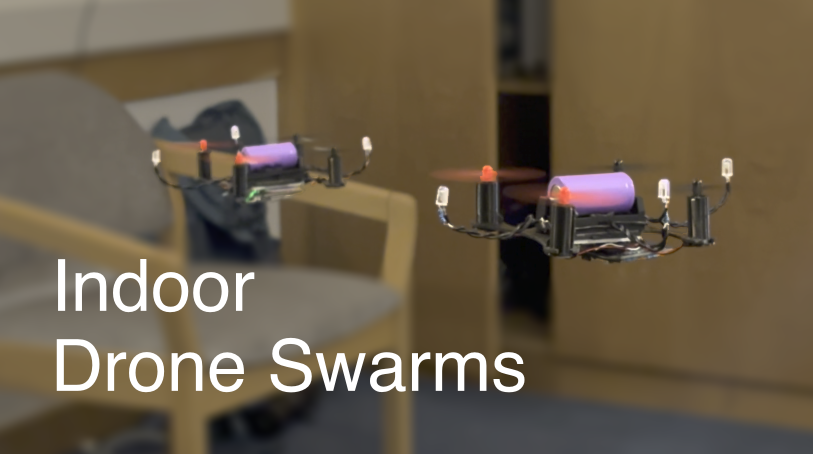
#> input picture adapters/low_cost_mocap/low-cost-mocap/images/thumbnail.png, 1625 x 908 px (shown at 1/2 size)
$ python -i helpers.py   (imports and definitions only)
#> lines starting #> are read from the running program, lines starting #| are printed output that depends on the picture; after the words box and inside, x2 and y2 are one past the last pixel; in counts of white or black regions, pixels touching at a corner belong together
#> further down, picture is the input picture: shape (908, 1625, 3); mean B, G, R 72.1, 91.4, 104.2
### adapters/low_cost_mocap/low-cost-mocap/computer_code/api/Singleton.py
from threading import Lock

class Singleton:
    """
    A non-thread-safe helper class to ease implementing singletons.
    This should be used as a decorator -- not a metaclass -- to the
    class that should be a singleton.

    The decorated class can define one `__init__` function that
    takes only the `self` argument. Also, the decorated class cannot be
    inherited from. Other than that, there are no restrictions that apply
    to the decorated class.

    To get the singleton instance, use the `instance` method. Trying
    to use `__call__` will result in a `TypeError` being raised.

    """

    def __init__(self, decorated):
        self._decorated = decorated
        self._lock = Lock()

    # [11 lines left out: function instance, not called in this run]

    def __call__(self):
        raise TypeError('Singletons must be accessed through `instance()`.')

    def __instancecheck__(self, inst):
        return isinstance(inst, self._decorated)

### adapters/low_cost_mocap/low-cost-mocap/computer_code/api/helpers.py
import numpy as np
from scipy import linalg, optimize, signal
import cv2 as cv
from scipy.spatial.transform import Rotation
import copy
import json
import os
import time
import threading
import numpy as np
import cv2 as cv
from KalmanFilter import KalmanFilter
# Video source: replay the rendered OptiTrack-style clips (no real cameras).
# VideoReplay is a pseyepy-compatible drop-in: exposes .read() returning a
# (frames, timestamps) pair, a .num_cameras attribute and mutable
# .gain / .exposure lists, plus a RES_SMALL tag.  It reads the 6 synchronised
# OV9281 clips and paces them out at source framerate so the pipeline sees a
# live multi-camera stream.
import sys, os
sys.path.insert(0, os.path.join(os.path.dirname(__file__), "..", "..", ".."))
from video_replay import VideoReplay as Camera, default_project_root
from Singleton import Singleton

# Multi-target localisation: one rigid body per drone, told apart by the
# pairwise marker distances in its body spec (see adapters/low_cost_mocap/
# multi_body.py).  Single-body runs keep using the upstream locate_objects().
try:
    from multi_body import (load_body_templates, locate_bodies, BodyTracker,
                            default_rig_path, POSITION_REFERENCES, POSITION_REFERENCE_LABELS)
    _MULTI_OK = True
except Exception as _e:            # pragma: no cover - optional accelerator
    _MULTI_OK = False
    _MULTI_ERR = _e


# --- adapter: pure-OpenCV fallback for the OpenCV-contrib "sfm" module -------
# pip-distributed opencv-python does not ship cv2.sfm (it requires building
# OpenCV from source).  We only need one helper, fundamentalFromProjections,
# used by the live-triangulation epipolar matching.  Closed form:
#     F = skew(e') @ P' @ pinv(P),   e' = P' @ C,  C = nullspace(P)
# (identical to the upstream cv::sfm implementation).  This is used only when
# cv.sfm is unavailable; otherwise the original call is left untouched.
# [14 lines left out: functions _skew, fundamental_from_projections, not called in this run]


if hasattr(cv, "sfm"):
    _fundamental_from_projections = lambda P1, P2: cv.sfm.fundamentalFromProjections(P1, P2)
else:
    _fundamental_from_projections = fundamental_from_projections


# [22 lines left out: function prepare_camera_frame, not called in this run]


def detect_visible_dots(image, threshold=150, min_area=3, max_area=200,
                        centroid_mode="integer"):
    """Visible dots; upstream integer mode or unrounded component centroids.

    Subpixel mode preserves the connected-component centroid's floating-point
    value. It is not a fitted optical spot centre or a truth-derived offset.
    """
#> called with threshold = 150, min_area = 3, max_area = 200, centroid_mode = 'integer'
    if centroid_mode not in ("integer", "subpixel"):
        raise ValueError("centroid_mode must be integer or subpixel")
    gray = image if image.ndim == 2 else cv.cvtColor(image, cv.COLOR_BGR2GRAY)
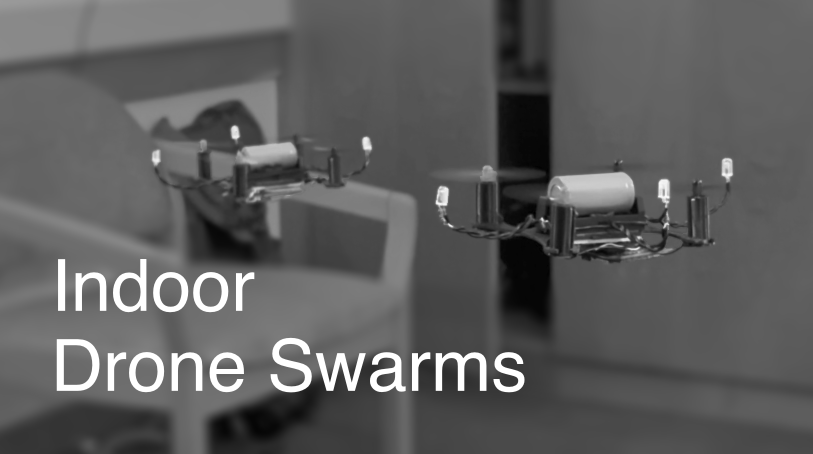
#> gray: shape (908, 1625) (shown at 1/2 size); min 0, max 255, mean 93.1
    _, mask = cv.threshold(gray, threshold, 255, cv.THRESH_BINARY)
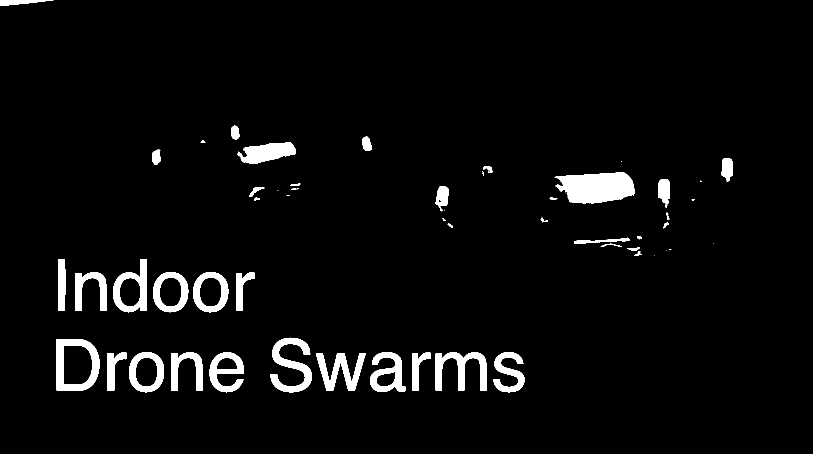
#> mask: shape (908, 1625) (shown at 1/2 size); 4.1% white; 55 white regions (12 under 20 px), largest, box (x1, y1, x2, y2) and area: (1109, 344, 1269, 407) 7559, (113, 678, 199, 782) 4114, (541, 675, 624, 785) 3782
    count, _, stats, centers = cv.connectedComponentsWithStats(mask, 8)
#> count = 56; stats = 56 rows, first 6: [0, 0, 1625, 908, 1414568], [0, 0, 107, 12, 720], [462, 251, 17, 28, 375], [724, 273, 20, 29, 419], [401, 281, 10, 5, 29], [475, 285, 117, 43, 3193]; centers = 56 pairs, first value 37.49 to 1454, second value 3.72 to 746
    selected = [i for i in range(1, count)
                if min_area <= stats[i, cv.CC_STAT_AREA] <= max_area]
#> selected = [4, 9, 11, 14, 15, 18, 20, 21, 22, 23, 25, 26, 27, 28, 29, 30, 32, 34, 35, 37]
    if centroid_mode == "subpixel":
        return centers[selected].tolist()
    return [[int(centers[i, 0]), int(centers[i, 1])] for i in selected]


# [6 lines left out: function _intrinsic_for_pose, not called in this run]


def _projection_for_pose(pose, camera_index):
    return _intrinsic_for_pose(pose, camera_index) @ np.c_[pose["R"], pose["t"]]


def _valid_image_point(point):
    return len(point) == 2 and all(x is not None and np.isfinite(x) for x in point)


@Singleton
class Cameras:
    # [63 lines left out: function __init__, not called in this run]

    def set_socketio(self, socketio):
        self.socketio = socketio

    def set_ser(self, ser):
        self.ser = ser

    def set_serialLock(self, serialLock):
        self.serialLock = serialLock

    # [46 lines left out: function set_num_objects, not called in this run]

    def edit_settings(self, exposure, gain):
        self.cameras.exposure = [exposure] * self.num_cameras
        self.cameras.gain = [gain] * self.num_cameras

    # [235 lines left out: functions _camera_read, _tracking_payload, get_frames, get_jpeg, _capture_mosaic, _find_dot, not called in this run]

    def start_capturing_points(self):
        self.is_capturing_points = True

    def stop_capturing_points(self):
        self.is_capturing_points = False

    # [20 lines left out: functions start_trangulating_points, stop_trangulating_points, not called in this run]

    def start_locating_objects(self):
        self.is_locating_objects = True

    def stop_locating_objects(self):
        self.is_locating_objects = False

    # [373 lines left out: functions get_camera_params, set_camera_params, _jsonable, calculate_reprojection_errors, calculate_reprojection_error, bundle_adjustment and 9 more, not called in this run]

def cartesian_product(x, y):
    return np.array([[x0, y0] for x0 in x for y0 in y])

# [4 lines left out: function add_white_border, not called in this run]

>>> import cv2
>>> picture = cv2.imread('../../images/thumbnail.png')
>>> result = detect_visible_dots(picture)
#> result = [[405, 283], [976, 337], [965, 347], [1401, 362], [591, 369], [588, 377], [576, 391], [512, 397], [1105, 397], [1385, 398], [1335, 432], [1086, 440], [887, 438], [1331, 449], [900, 450], [1278, 474], [1219, 490], [1267, 497], [1340, 498], [1276, 507]]
